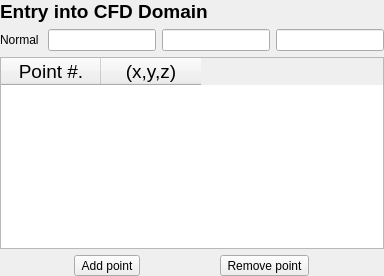
             <widget class="QWidget" name="Pg1_BA_Entry">
              <layout class="QVBoxLayout" name="verticalLayout_4">
               <property name="leftMargin">
                <number>0</number>
               </property>
               <property name="topMargin">
                <number>0</number>
               </property>
               <property name="rightMargin">
                <number>0</number>
               </property>
               <property name="bottomMargin">
                <number>0</number>
               </property>
               <item>
                <widget class="QLabel" name="Lbl_BA_EntryH2">
                 <property name="font">
                  <font>
                   <pointsize>14</pointsize>
                   <weight>75</weight>
                   <bold>true</bold>
                  </font>
                 </property>
                 <property name="text">
                  <string>&lt;html&gt;&lt;head/&gt;&lt;body&gt;&lt;p&gt;Entry into CFD Domain&lt;/p&gt;&lt;/body&gt;&lt;/html&gt;</string>
                 </property>
                </widget>
               </item>
               <item>
                <layout class="QHBoxLayout" name="HLY_BA_EntryNormal">
                 <item>
                  <widget class="QLabel" name="Lbl_BA_EntryNormal">
                   <property name="text">
                    <string>Normal </string>
                   </property>
                  </widget>
                 </item>
                 <item>
                  <widget class="QLineEdit" name="Led_BA_EntryNx"/>
                 </item>
                 <item>
                  <widget class="QLineEdit" name="Led_BA_EntryNy"/>
                 </item>
                 <item>
                  <widget class="QLineEdit" name="Led_BA_EntryNz"/>
                 </item>
                </layout>
               </item>
               <item>
                <widget class="QTableWidget" name="Tbl_BA_EntryIntePt">
                 <property name="font">
                  <font>
                   <pointsize>14</pointsize>
                  </font>
                 </property>
                 <column>
                  <property name="text">
                   <string>Point #.</string>
                  </property>
                 </column>
                 <column>
                  <property name="text">
                   <string>(x,y,z)</string>
                  </property>
                 </column>
                </widget>
               </item>
               <item>
                <layout class="QHBoxLayout" name="HLY_BA_EntryAddPt">
                 <item>
                  <widget class="QToolButton" name="Btn_BA_EntryAddPt">
                   <property name="text">
                    <string>Add point</string>
                   </property>
                  </widget>
                 </item>
                 <item>
                  <widget class="QToolButton" name="Btn_BA_EntryRemPt">
                   <property name="text">
                    <string>Remove point</string>
                   </property>
                  </widget>
                 </item>
                </layout>
               </item>
              </layout>
             </widget>
